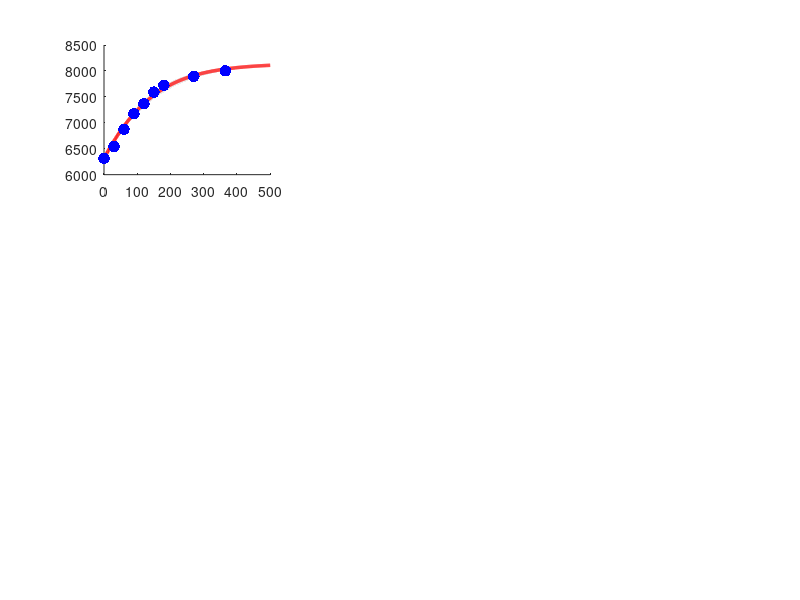

Recreate this plot in MATLAB. (Note: this script raises an error after producing the figure.)
% ==================== Fixed Parameters ====================
K     = 8011;     gamma = 0.022;     x0 = 6314;

% ==================== Measured Data ====================
t_data = [0, 30, 60, 90, 120, 150, 180, 270, 365];
y_data = [6314, 6542, 6875, 7173, 7368, 7591, 7724, 7896, 8002];

% ==================== Fit (same as Q2) ====================
logistic = @(p, t) p(2) ./ (1 + (p(2)/x0 - 1) .* exp(-p(1) * t));
cost = @(p) sum((logistic(p, t_data) - y_data).^2) + ...
            1e6 * max(0, p(1) - gamma)^2 + 1e6 * max(0, K - p(2))^2;
p_opt = fminsearch(cost, [0.01, 8100]);
r_fit = min(p_opt(1), gamma);  K_eff_fit = max(p_opt(2), K);
beta_fit  = gamma / r_fit - 1;  alpha_fit = K_eff_fit / K - 1;

fprintf('========== Q3 STABILITY ==========\n');
fprintf('r=%.6f, K_eff=%.1f, alpha=%.6f, beta=%.6f\n', r_fit, K_eff_fit, alpha_fit, beta_fit);
fprintf('x1*=0 (UNSTABLE), x2*=%.1f (STABLE)\n', K_eff_fit);
fprintf('Structural stability: r>0 always for alpha,beta>=0\n');
fprintf('===================================\n');

t_smooth = linspace(0, 500, 400);
x_fit = logistic(p_opt, t_smooth);
r_min = 0.005;  beta_max = gamma/r_min - 1;

% ==================== Figure 1 ====================
figure('Position', [30, 30, 1800, 1000]);

% 1: Fit
subplot(3, 3, 1); hold on;
r_lo=r_fit*0.9; r_hi=r_fit*1.1;
fill([t_smooth, fliplr(t_smooth)], ...
     [logistic([r_lo,K_eff_fit],t_smooth), fliplr(logistic([r_hi,K_eff_fit],t_smooth))], ...
     [0.85 0.85 0.85], 'EdgeColor','none','FaceAlpha',0.5);
plot(t_smooth, x_fit, 'r-', 'LineWidth', 2.5);
scatter(t_data, y_data, 70, 'b', 'filled');
yline(K_eff_fit, 'r--', 'LineWidth', 1.2); yline(K, 'k:', 'LineWidth', 1.2);
xlabel('t (days)'); ylabel('x(t)');
title(sprintf('Fit: r=%.4f, K_{eff}=%.0f', r_fit, K_eff_fit)); grid on;

% 2: Phase Portrait
subplot(3, 3, 2); hold on;
x_range = linspace(-200, K_eff_fit*1.2, 500);
dxdt = r_fit * x_range .* (1 - x_range/K_eff_fit);
plot(x_range, dxdt, 'b-', 'LineWidth', 2); yline(0,'k-'); xline(0,'k-');
scatter(0,0,120,'r','o','filled','MarkerEdgeColor','k');
scatter(K_eff_fit,0,120,'g','s','filled','MarkerEdgeColor','k');
for xp = linspace(300,K_eff_fit*0.7,4)
    quiver(xp,0,200,0,'r','LineWidth',2,'MaxHeadSize',0.5,'AutoScale','off');
end
for xp = linspace(K_eff_fit+500,K_eff_fit*1.15,3)
    quiver(xp,0,-200,0,'r','LineWidth',2,'MaxHeadSize',0.5,'AutoScale','off');
end
xlabel('x'); ylabel('dx/dt');
title(sprintf('Phase Portrait (r=%.4f>0, stable)', r_fit)); grid on;

% 3: Trajectories
subplot(3, 3, 3); hold on;
t_traj = linspace(0,500,400);
ics = [1000,4000,6314,9000,14000]; colors = lines(length(ics));
for j=1:length(ics)
    xt=zeros(1,length(t_traj)); xt(1)=ics(j);
    for i=2:length(t_traj)
        dt=t_traj(i)-t_traj(i-1);
        xt(i)=xt(i-1)+r_fit*xt(i-1)*(1-xt(i-1)/K_eff_fit)*dt;
    end
    plot(t_traj,xt,'Color',colors(j,:),'LineWidth',1.5,'DisplayName',sprintf('x_0=%d',ics(j)));
end
yline(K_eff_fit,'g--','LineWidth',1.5);
xlabel('t (days)'); ylabel('x(t)');
title('All x_0>0 converge to K_{eff}'); legend('Location','se','FontSize',7); grid on;

% 4: K_eff vs alpha (alpha >= 0 only)
subplot(3, 3, 4); hold on;
alpha_vals = linspace(0, alpha_fit+0.3, 200);
plot(alpha_vals, K*(1+alpha_vals), 'b-', 'LineWidth', 2.5);
yline(K, 'k:', 'LineWidth', 1);
scatter(alpha_fit, K_eff_fit, 120, 'r', '*', 'LineWidth', 1.5);
xlabel('\alpha (\geq 0)'); ylabel('K_{eff}');
title(sprintf('K_{eff}=K(1+\\alpha), \\alpha\\geq0')); grid on;

% 5: r vs beta (beta >= 0 only)
subplot(3, 3, 5); hold on;
beta_vals = linspace(0, max(beta_fit*2.2, beta_max*1.2), 200); r_vals = gamma./(1+beta_vals);
plot(beta_vals, r_vals, 'r-', 'LineWidth', 2.5);
yline(gamma, 'k:', 'LineWidth', 1); yline(r_min, '--', 'Color', [1 0.5 0], 'LineWidth', 1.5);
scatter(beta_fit, r_fit, 120, 'b', '*', 'LineWidth', 1.5);
idx = r_vals>=r_min;
fill([beta_vals(idx), fliplr(beta_vals(idx))], [r_vals(idx), r_min*ones(1,sum(idx))], ...
     'g', 'FaceAlpha', 0.08, 'EdgeColor', 'none');
fill([beta_vals(~idx), fliplr(beta_vals(~idx))], [r_vals(~idx), r_min*ones(1,sum(~idx))], ...
     [1 0.5 0], 'FaceAlpha', 0.08, 'EdgeColor', 'none');
xlabel('\beta (\geq 0)'); ylabel('r');
title(sprintf('r=\\gamma/(1+\\beta), operational: \\beta\\leq%.2f', beta_max)); grid on;

% 6: Safe region
subplot(3, 3, 6); hold on;
[AA,BB] = meshgrid(linspace(0,alpha_fit+0.5,100), linspace(0,max(beta_fit*2,beta_max*1.2),100));
R_grid = gamma./(1+BB);
contourf(AA,BB,R_grid>=r_min, [0 0.5 1], 'FaceAlpha', 0.5);
colormap(gca, [1 0.85 0.8; 0.8 1 0.8]);
contour(AA,BB,R_grid,[r_min r_min],'--','Color',[1 0.5 0],'LineWidth',2);
scatter(alpha_fit,beta_fit,200,'b','*','LineWidth',1.5);
xlabel('\alpha (\geq 0)'); ylabel('\beta (\geq 0)');
title(sprintf('Safe Region: r\\geq%.3f (\\beta\\leq%.2f)', r_min, beta_max)); grid on;

% 7: Decoupled view (spans full row)
subplot(3, 3, [7, 8, 9]); hold on;
yyaxis left;
plot(alpha_vals, K*(1+alpha_vals)/K, 'b-', 'LineWidth', 2);
ylabel('K_{eff}/K'); ylim([0.95, 1.35]);
yyaxis right;
plot(beta_vals, gamma./(1+beta_vals)/gamma, 'r-', 'LineWidth', 2);
ylabel('r/\gamma'); ylim([0, 1.05]);
xlabel('\alpha (blue) / \beta (red)');
title('Decoupled: \alpha->K_{eff}, \beta->r'); grid on;

sgtitle(sprintf(['Q3 Stability: \\alpha=%.4f, \\beta=%.2f, r=%.4f, K_{eff}=%.0f\n' ...
    'Structurally Stable — no bifurcation for \\alpha,\\beta\\geq0'], ...
    alpha_fit, beta_fit, r_fit, K_eff_fit), 'FontSize',14,'FontWeight','bold');
saveas(gcf, 'stability_matlab.png');
fprintf('Saved: stability_matlab.png\n');
